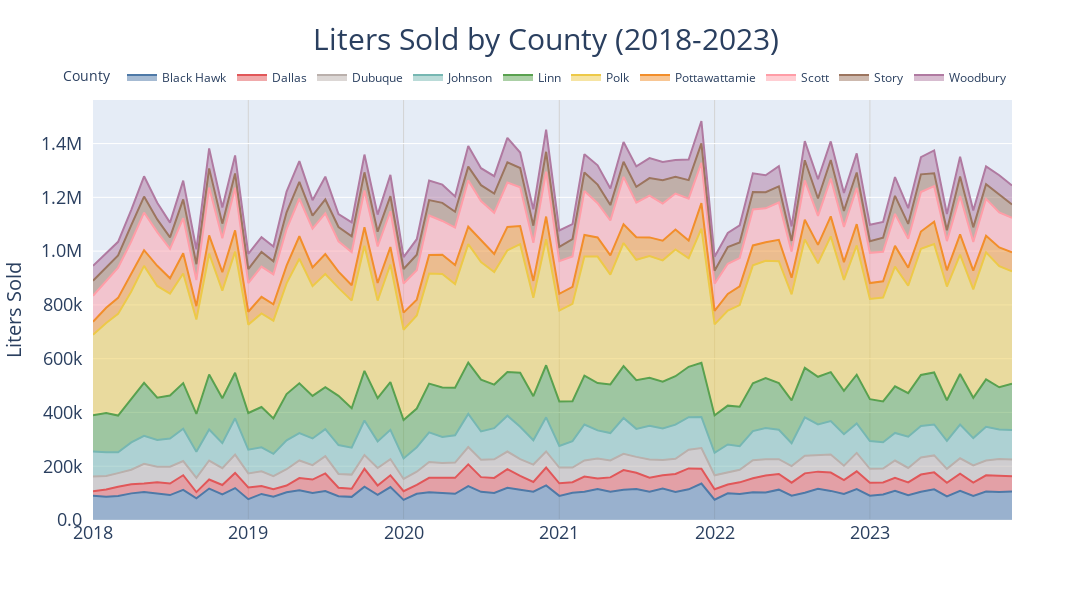

Here is the notebook cell this chart was saved with:
### Code cell
fig = px.area(
    month_df_long,
    x='month_year', 
    y='liters_sold',
    color='county',
    color_discrete_map=county_colors,  # Custom colors
    title='Liters Sold by County',
    labels={'index': 'Month Year', 'county': 'County ', 'month_year': 'Month Year ', 'liters_sold':'Liters Sold '},
    width = 1100, 
    height = 600
)

fig.update_layout(
    
    xaxis=dict(
        title=None,
        tickfont=dict(size=18),
        showgrid = True,
        gridcolor = 'LightGrey'
    ), 
    
    yaxis=dict(
        title="Liters Sold",
        title_font = dict(size = 20),
        tickfont=dict(size=18),
        ticksuffix = '  ',
        tickformat=".2s" # No decimal places, use SI notation
    ),

    legend=dict(
        orientation="h",
        yanchor="bottom",
        y=1.02,
        xanchor="right",
        x=1
    ),
    
        title=dict(
        text = "Liters Sold by County (2018-2023)",  
        font = dict(size = 30),
        x = .5,
        xanchor = 'center'),   
)
fig.show()
